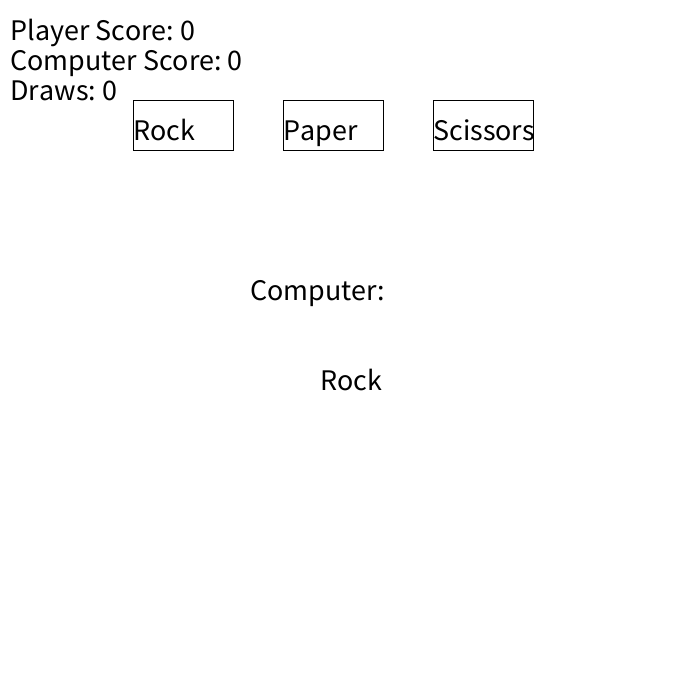
Frame 1 (no input)
Frame 60 (the mouse pressed at the canvas centre just before this capture): identical to frame 1, image omitted
Frame 120 (the mouse held since frame 60 and released just before this capture): identical to frame 1, image omitted

The Processing sketch that drew this single still picture (run headless with seeded random() and noise(); from frame 60 on, the mouse is pressed at the canvas centre):

// Processing sketch: Rock_Paper_Scissors
// ── Rock_Paper_Scissors.pde

String userChoice = "Not chosen";
int randomInt;
int compScore = 0;
int userScore = 0;
int draw = 0;

void setup() {
  size(700, 700);
  textSize(30);
}

void draw() {
  background(255);
  if (userChoice == "Rock") {
    fill(0, 0, 255);
  } else {
    fill(255);
  }
  rect(width / 3 - 100, 100, 100, 50);
  if (userChoice == "Paper") {
    fill(0, 255, 255);
  } else {
    fill(255);
 }


  
    
 { 
  rect(width / 3 + 50, 100, 100, 50);
   if (userChoice == "Scissors") {
   fill (255, 130, 130);
   } else {
  fill(255);
  
   }

  rect(width / 3 + 200, 100, 100, 50);
  fill(0);
  text("Rock", width / 3 - 100, 140);
  text("Paper", width / 3 + 50, 140);
  text("Scissors", width / 3 + 200, 140);

  // computer
 

  text("Computer:", width / 2 - 100, 300);
    
 
    
  
  if (randomInt == 0) {
      fill (0);
    text ("Rock", width / 2 - 30, 390);
  } else if (randomInt == 1) {
      fill (0);
   text("Paper", width /2 - 30, 390); 
  } else {
      fill (0);
    text( "Scissors", width/ 2 - 30, 390);
  }

 
}
text("Player Score: " + userScore, 10, 40);
  text("Computer Score: " + compScore, 10, 70);
  text("Draws: " + draw, 10, 100);
}
  


void mousePressed() {
  if (mouseX > width /3 - 100 &&
    mouseX < width / 3 &&
    mouseY > 100 && mouseY < 150) {
    userChoice = "Rock";
  randomInt = (int)  random (3);
   
  } else if (
    mouseX > width / 3 + 50 &&
    mouseX < width / 3 + 150 &&
    mouseY > 100 && mouseY < 150
    ) {
    userChoice = "Paper";
     randomInt = (int)  random (3);

     
     
     
  } else if ( 
   mouseX > width / 3 + 200 &&
       mouseX < width / 3 + 300 &&
   mouseY > 100 && mouseY < 150
       ) {
    userChoice = "Scissors";
     randomInt = (int)  random (3);
       } else {

    userChoice = "Not Chosen";
  }
   
  if ((randomInt >=0 && randomInt <1 && userChoice == "Scissors") || (randomInt >=1 && randomInt <2 && userChoice == "Rock") || (randomInt >=2 && randomInt <=3 && userChoice == "Paper")) {
    compScore = compScore + 1;
  } else if ((randomInt ==0  && userChoice == "Rock") || (randomInt ==1 && userChoice == "Paper") || (randomInt ==2 && userChoice == "Scissors")) {
    draw = draw + 1;
  } else if ((randomInt >=2 && randomInt <=3 && userChoice == "Rock") || (randomInt >=1 && randomInt <2 && userChoice == "Scissors") || (randomInt >=0 && randomInt <1 && userChoice == "Paper")) {
    userScore = userScore + 1;
  } 
  println(userChoice);
}
